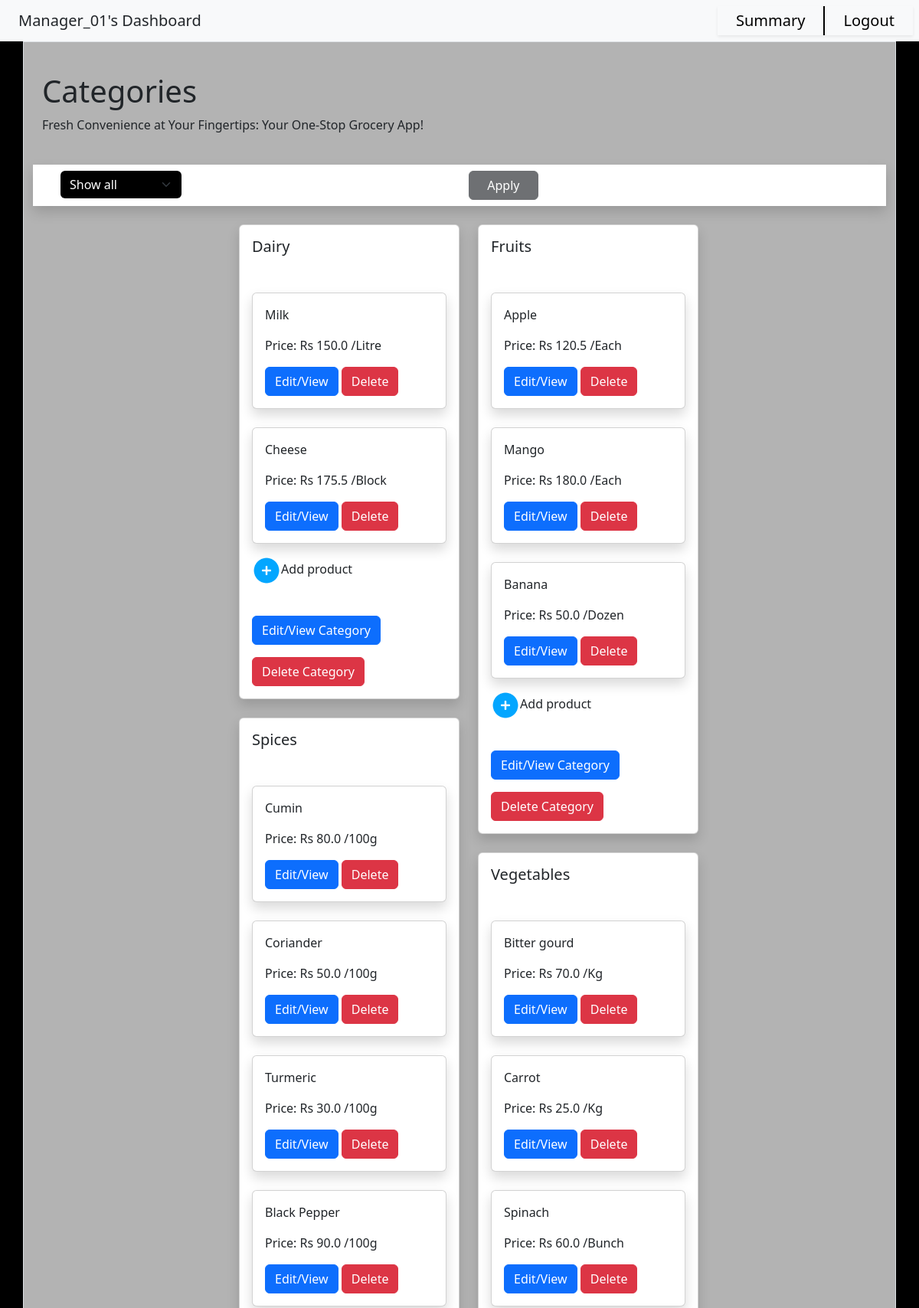
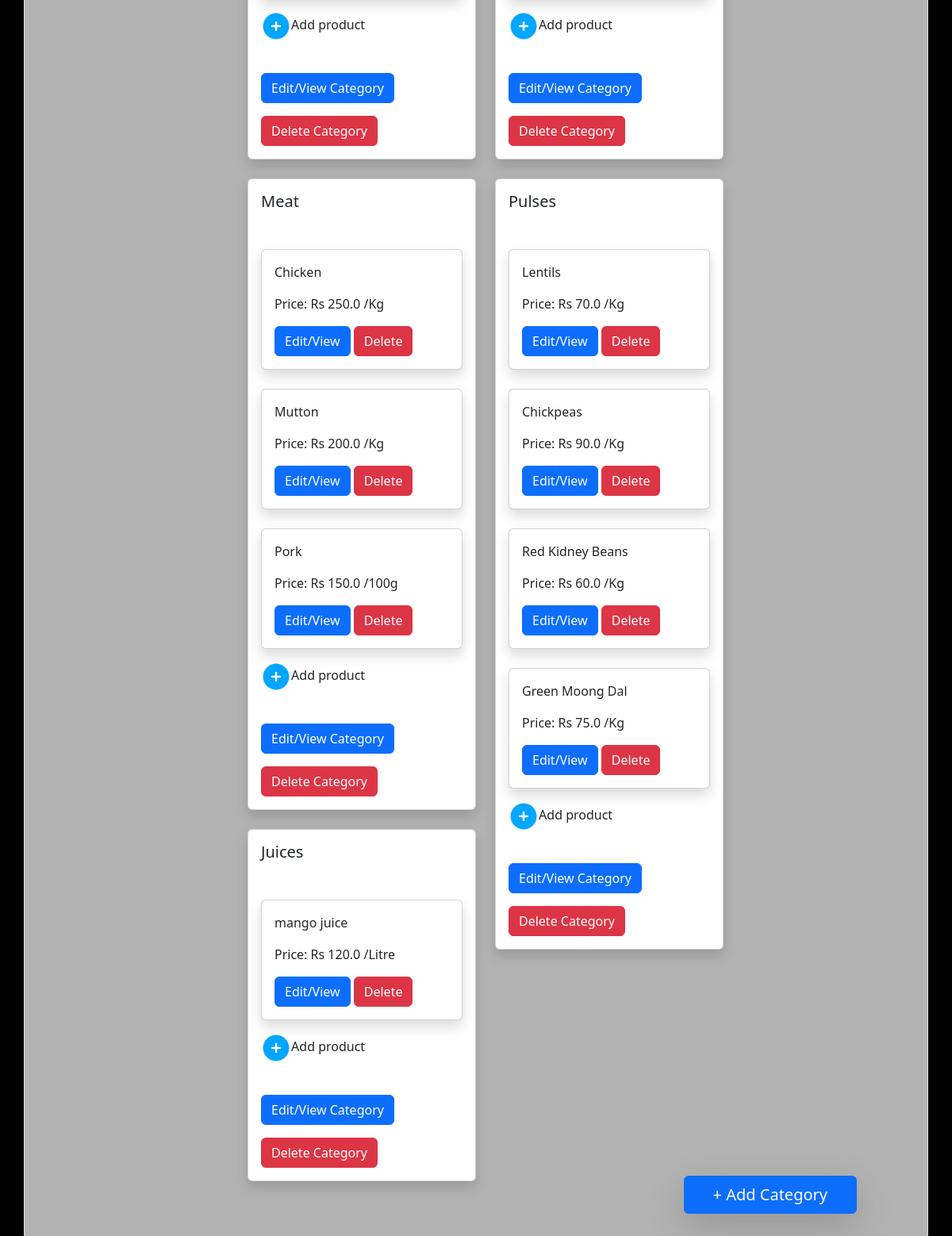
The page /Manager_01/manager_dashboard on the database its author committed (2 pictures, top to bottom).
### application/models.py (models this page shows)
class Category(db.Model):
    __tablename__ = 'Category'
    CID = db.Column(db.Integer, autoincrement=True, primary_key=True)
    Name = db.Column(db.String(collation='NOCASE'), unique=True, nullable=False)
    products = db.relationship("Product", back_populates="cat", cascade='all, delete-orphan', passive_deletes=True)

class Product(db.Model):
    __tablename__ = 'Product'
    PID = db.Column(db.Integer, autoincrement=True, primary_key=True)
    Name = db.Column(db.String(collation='NOCASE'), unique=True, nullable=False)
    Price = db.Column(db.Float, nullable=False)
    Unit = db.Column(db.String, nullable=False)
    Stock = db.Column(db.Integer, nullable=False)
    CID = db.Column(db.Integer, db.ForeignKey('Category.CID', ondelete='CASCADE'))
    cat = db.relationship("Category", back_populates="products")
    ords = db.relationship("Order_Details", back_populates="product")

### application/controllers.py (the view)
@app.route("/<uname>/manager_dashboard")
def manager_logged_in(uname):
    return render_template("manager_dash.html", user = uname, categories=Category.query.all())

### templates/manager_dash.html (shortened to what this page needs)
<!DOCTYPE html>
<html>
    <head>
        <link href="https://cdn.jsdelivr.net/npm/bootstrap@5.3.1/dist/css/bootstrap.min.css" rel="stylesheet">
        <link href="https://cdn.jsdelivr.net/npm/bootstrap@5.3.0/dist/css/bootstrap.min.css" rel="stylesheet">
        <link href="{{ url_for('static', filename='css/dash.css') }}" rel="stylesheet">
    </head>
    <body id="body">
        <nav id = "nav" class="navbar sticky-top bg-body-tertiary text-center">
                <div class="nav" style = "text-align:left;">
                    {{ user }}'s Dashboard
                </div>
                <div class="clickable nav shadow-sm" style = "margin-left:auto;text-align:right; border-right:2px solid black;">
                    <a href="/{{ user }}/summary" style = "text-decoration:none; color:black;">Summary</a>
                </div>
                <div class="clickable nav shadow-sm" style = "margin-right:1vh; text-align:left;">
                    <a href="/login" style = "text-decoration:none; color:black;">Logout</a>
                </div>
        </nav>
        <button id = "add-btn" type="button" class="btn btn-primary shadow-lg" onclick = "window.location.href = '/{{ user }}/add_category';">+ Add Category</button>
        <div id = "content" class="container border">
            <div style = "margin-left:1vw; margin-right:auto; margin-top:5vh;">
                <h1>Categories</h1>
                Fresh Convenience at Your Fingertips: Your One-Stop Grocery App!<br>
            </div>
            <div class = "container-fluid shadow" style = "width:100%; margin-top:5vh; background-color:white;">
                <div class ="row">
                    <div class = "col-2" >
                        <select id = "filter-select" class="form-select" onchange = "filter_ip()" aria-label="Default select example">
                            <option selected>Show all </option>
                        </select>
                    </div>
                    <div class = "col-2"></div>
                    <div id = "range-val" class = "col-2"></div>
                    <button id = "filter-btn" type="button" class="btn btn-dark col-1" disabled onclick = "filter()">Apply</button>
                </div>
            </div>
            <div id = "initial-struct" style="display:none;">
                {% for cat in categories %}
                <div class="card cat shadow {{ cat.Name }}" id = "{{ cat.CID }}" >
                    <div class="card-body">
                        <h5 class="card-title mb-5">{{ cat.Name }}</h5>
                        <p class="card-text">
                            {% for prod in cat.products %}
                            <div class="card prod shadow" id = "{{ prod.PID }}">
                                <div class="card-body card-body-prod" id="{{ prod.Name }}">
                                    <p class="card-text">{{ prod.Name }}</p>
                                    <p class="card-text">Price: Rs <span class="price">{{ prod.Price }}</span><span> </span> {{ prod.Unit }}</p>
                                    <button type="button" class="btn btn-primary edit-cat" onclick = "window.location.href = '/{{ user }}/edit_product/cat_{{ cat.CID }}/prod_{{ prod.PID }}';">Edit/View</button>
                                    <button type="button" class="btn btn-danger del-cat delProdBtn"  onclick = "fn1('{{ prod.PID }}')">Delete</button>
                                </div>
                            </div>
                            {% else %}
                            <p class="mb-4"> No items have been added yet </p>
                            {% endfor %}
                        </p>
                        <div class = "add-prod mb-3" onclick = "window.location.href = '/{{ user }}/add_prod/cat_{{ cat.CID }}';">
                            <img src = "{{url_for('static', filename='images/add-icon.jpg')}}">Add product<br><br>
                        </div>
                        <button type="button" class="btn btn-primary edit-cat mb-3" onclick = "window.location.href = '/{{ user }}/edit_category/cat_{{ cat.CID }}';">Edit/View Category</button>
                        <button type="button" class="btn btn-danger del-cat delCatBtn"  onclick = "fn2('{{ cat.CID}}')" >Delete Category</button>
                    </div>
                </div>
                {% endfor %}
            </div>
        </div>
    </body>
</html>

### static/css/dash.css (style rules this page uses)
.navbar { width:100%; }
.nav { padding-top:0.5vh; padding-bottom:0.5vh; padding-left:2vw; padding-right:2vw; width:fit-content; font-size:2.5vh; height:100%; }
#content { min-height:93vh; display:flex; flex-direction:column; justify-content:center; align-items:center; background-color:rgba(255, 255, 255, 0.7); }
.card { width: 18rem; margin-top:3vh; }

### rows shown on the page
Category: Name "Dairy"
Product: Name "Milk", Price "150.0", Unit "/Litre"
Product: Name "Cheese", Price "175.5", Unit "/Block"
Category: Name "Fruits"
Product: Name "Apple", Price "120.5", Unit "/Each"
Product: Name "Mango", Price "180.0", Unit "/Each"
Product: Name "Banana", Price "50.0", Unit "/Dozen"
Category: Name "Spices"
Product: Name "Cumin", Price "80.0", Unit "/100g"
Product: Name "Coriander", Price "50.0", Unit "/100g"
Product: Name "Turmeric", Price "30.0", Unit "/100g"
Product: Name "Black Pepper", Price "90.0", Unit "/100g"
Category: Name "Vegetables"
Product: Name "Bitter gourd", Price "70.0", Unit "/Kg"
Product: Name "Carrot", Price "25.0", Unit "/Kg"
Product: Name "Spinach", Price "60.0", Unit "/Bunch"
Category: Name "Meat"
Product: Name "Chicken", Price "250.0", Unit "/Kg"
Product: Name "Mutton", Price "200.0", Unit "/Kg"
Product: Name "Pork", Price "150.0", Unit "/100g"
Category: Name "Pulses"
Product: Name "Lentils", Price "70.0", Unit "/Kg"
Product: Name "Chickpeas", Price "90.0", Unit "/Kg"
Product: Name "Red Kidney Beans", Price "60.0", Unit "/Kg"
Product: Name "Green Moong Dal", Price "75.0", Unit "/Kg"
Category: Name "Juices"
Product: Name "mango juice", Price "120.0", Unit "/Litre"

### other values the page prints
{{ user }} "Manager_01"
